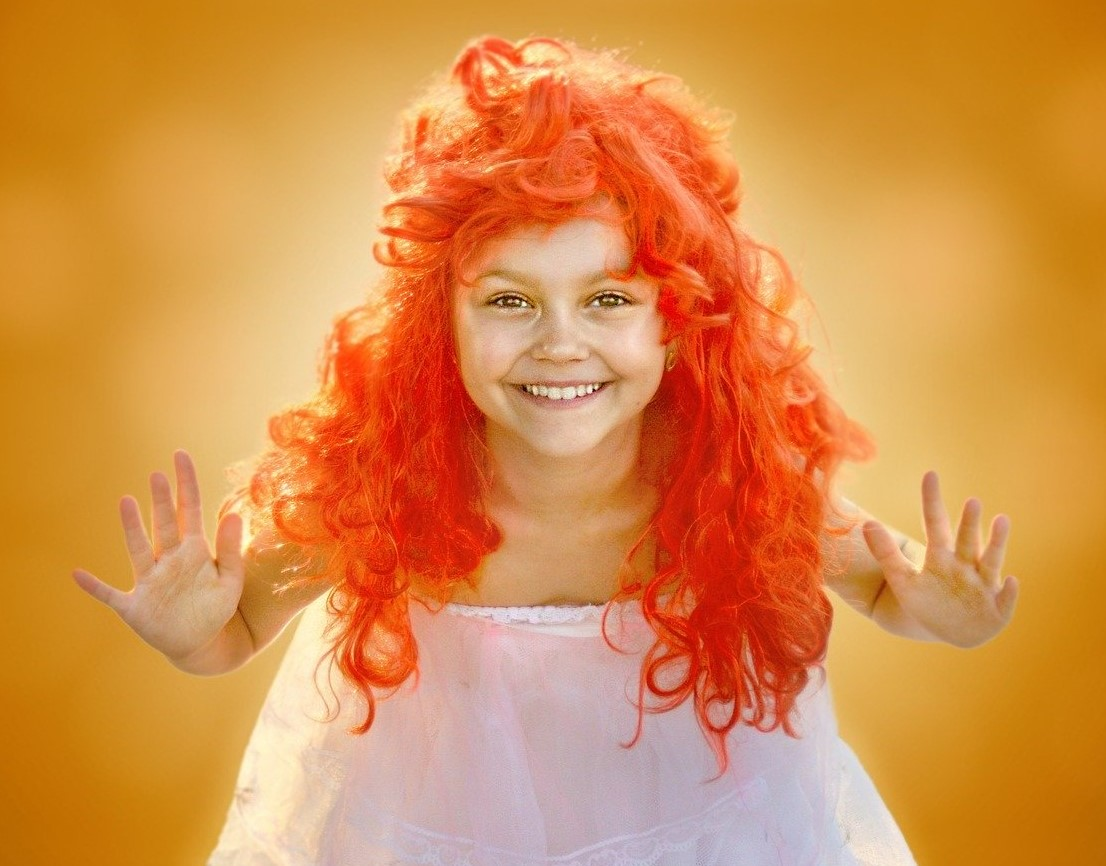
#> input picture child.jpg, 1106 x 866 px, found by its file name
$ python 'Image to sketch.py'
#> lines starting #> are read from the running program, lines starting #| are printed output that depends on the picture; after the words box and inside, x2 and y2 are one past the last pixel; in counts of white or black regions, pixels touching at a corner belong together
# -*- coding: utf-8 -*-
"""
Created on Thu Jul  7 19:05:58 2022

@author: rupik
"""
import cv2

# Show contour of image using canny filter
img= cv2.imread("C:/Users/rupik/Documents/Edu labs/child.jpg")
#> img is the input picture: shape (866, 1106, 3); mean B, G, R 74.1, 142.2, 215.5
print(img)
#> (printed output is left out)
print(img.shape)
#| (866, 1106, 3)

#display the image
cv2.imshow('frame1',img)

# convert bgr to grey
gray = cv2.cvtColor(img,cv2.COLOR_BGR2GRAY)
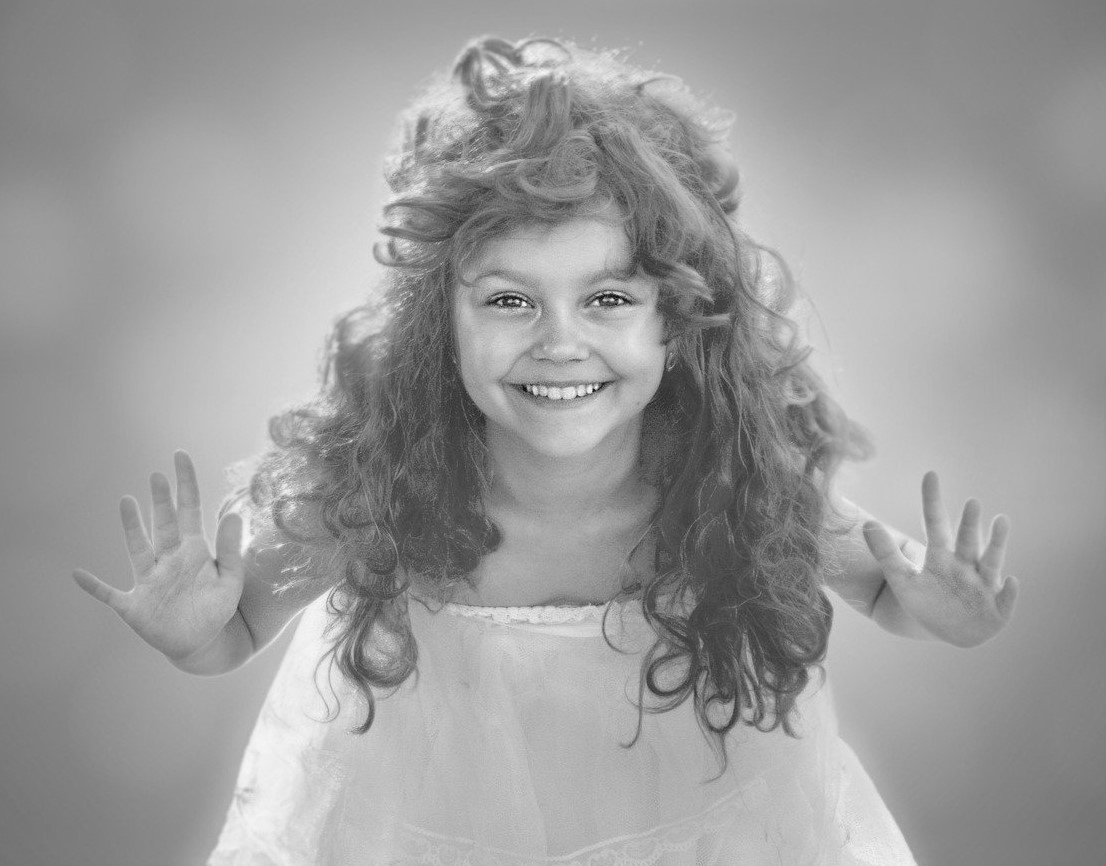
#> gray: shape (866, 1106); min 10, max 249, mean 156.3
edges = cv2.Canny(gray,70,90)
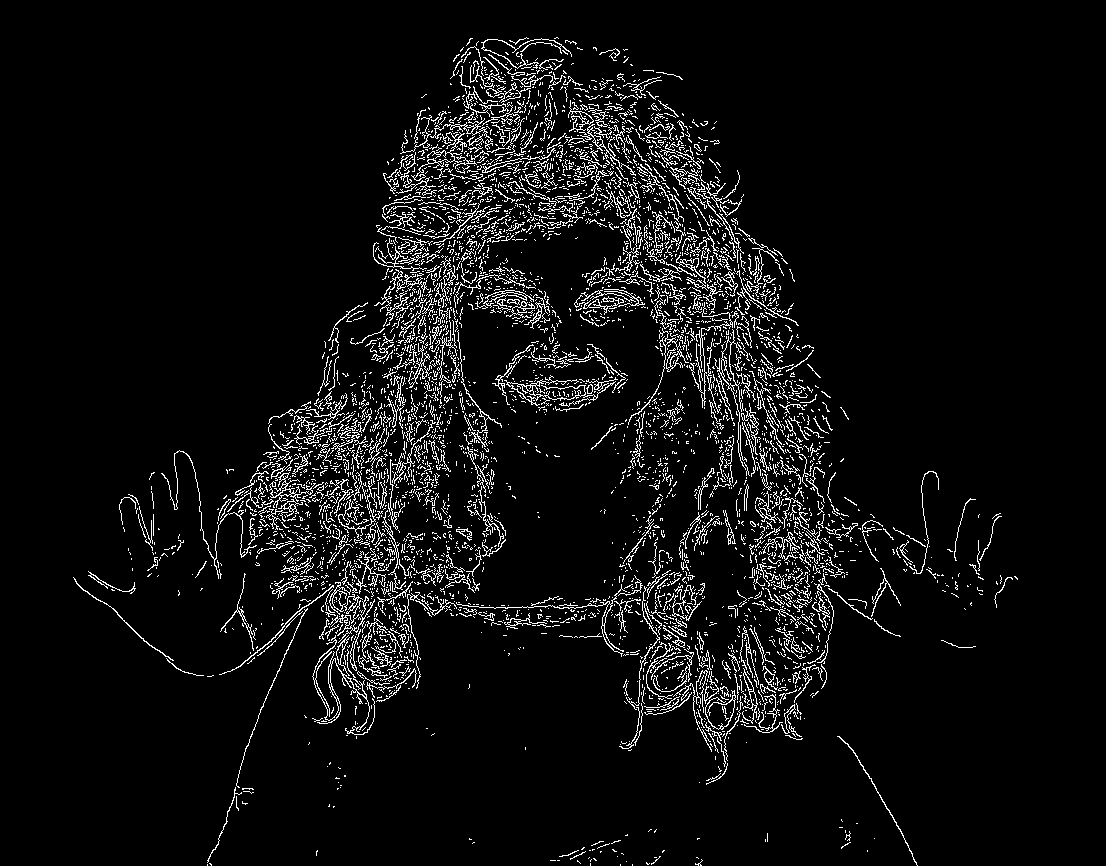
#> edges: shape (866, 1106); 5.9% white in thin lines or dots, all inside (x1, y1, x2, y2) = (73, 37, 1018, 866)
edges_high = cv2.Canny(gray,230,60)
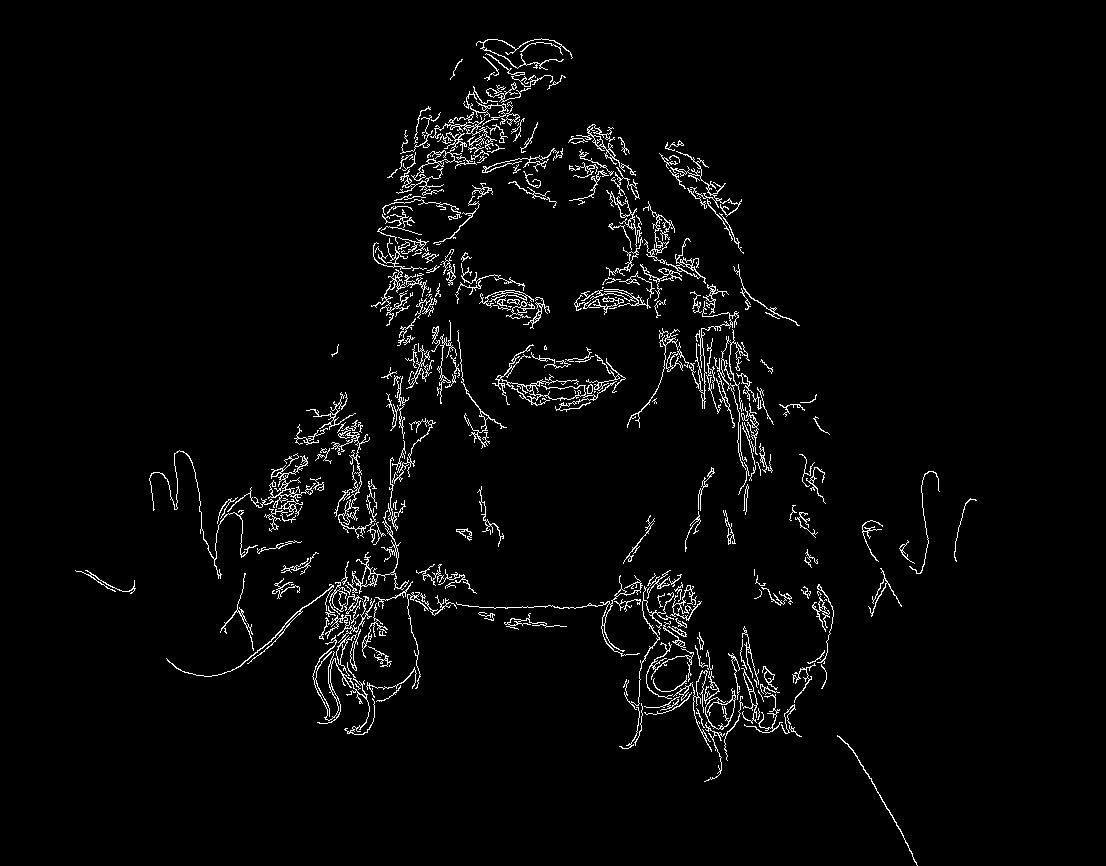
#> edges_high: shape (866, 1106); 3% white in thin lines or dots, all inside (x1, y1, x2, y2) = (75, 38, 977, 866)
print(gray.shape)
#| (866, 1106)
print(gray)
#> (printed output is left out)

cv2.imshow('grey',gray)
cv2.imshow('edges',edges)
cv2.imshow('edges2',edges_high)


# wait for any key
cv2.waitKey(0)
# CLose all the frames
cv2.destroyAllWindows()

$ run again, with girl.jpg copied over child.jpg
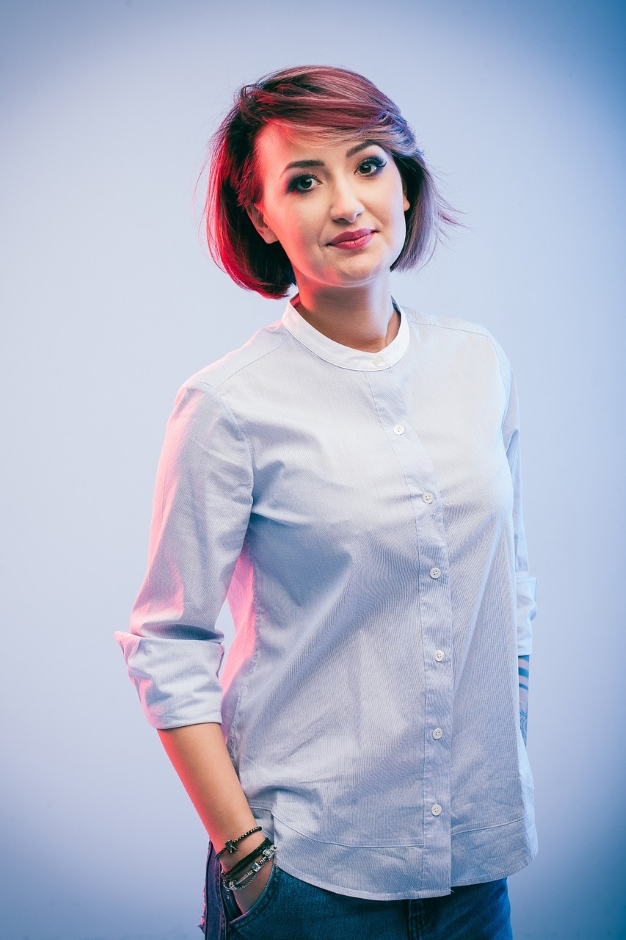
#> input picture girl.jpg, 626 x 940 px, found by its file name
#> img is the input picture: shape (940, 626, 3); mean B, G, R 200.9, 180, 175.5
#> (printed output is left out)
#| (940, 626, 3)
#> `edges = cv2.Canny(gray,70,90)`:
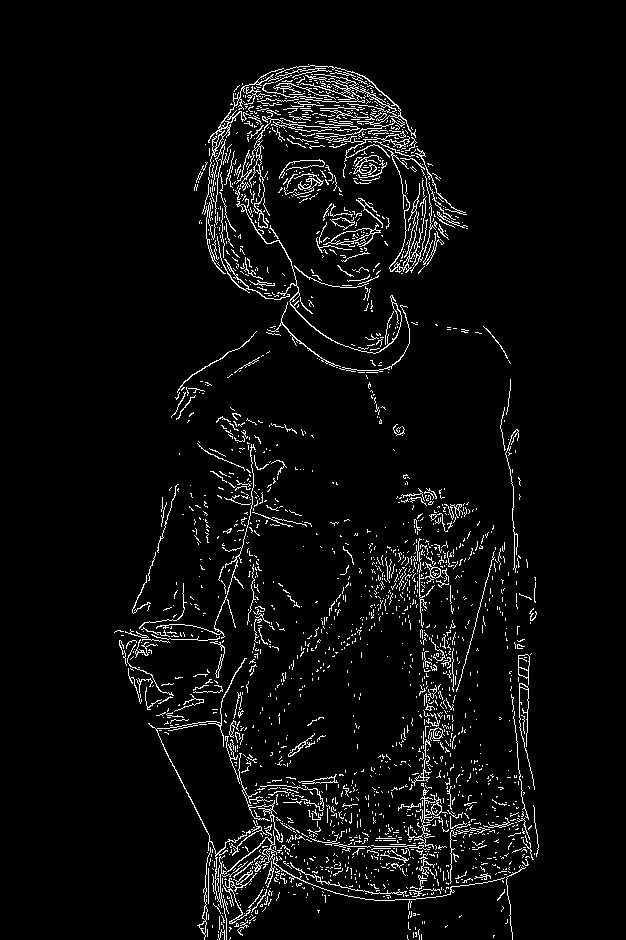
#> edges: shape (940, 626); 4.6% white in thin lines or dots, all inside (x1, y1, x2, y2) = (114, 64, 539, 940)
#> `edges_high = cv2.Canny(gray,230,60)`:
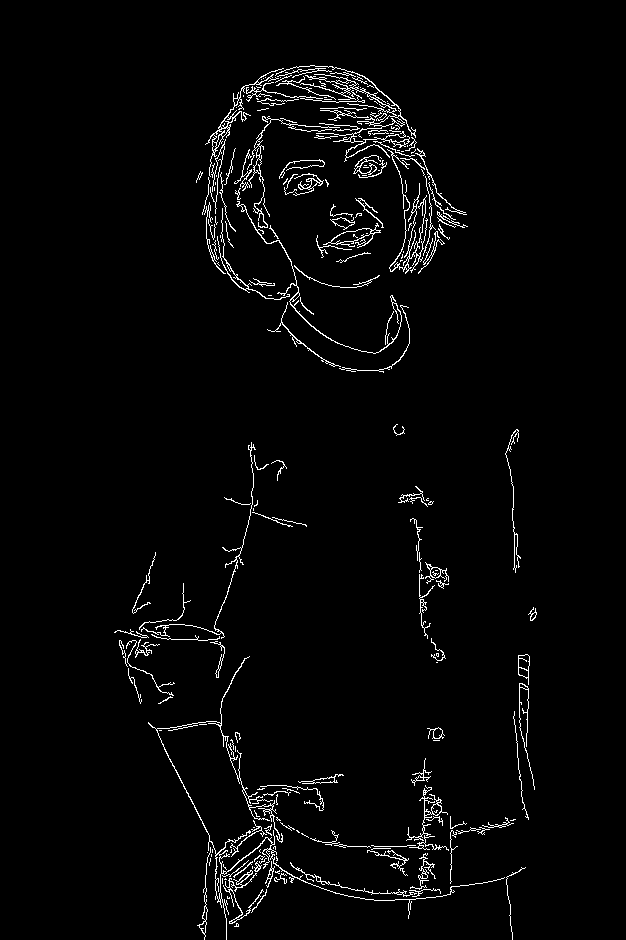
#> edges_high: shape (940, 626); 2.6% white in thin lines or dots, all inside (x1, y1, x2, y2) = (114, 65, 537, 940)
#| (940, 626)
#> (printed output is left out)
